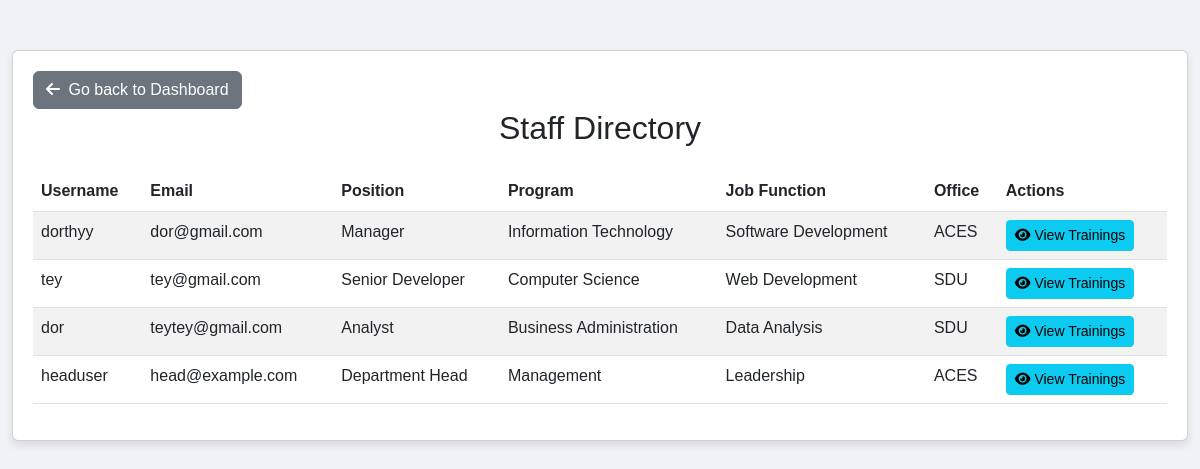
Screenshot of /staff_directory_view.php (signed in) with the database file from the repository.
### tables this page shows
CREATE TABLE `staff_details` (
  `id` int(6) UNSIGNED NOT NULL,
  `user_id` int(6) UNSIGNED DEFAULT NULL,
  `position` varchar(100) DEFAULT NULL,
  `program` varchar(100) DEFAULT NULL,
  `job_function` varchar(100) DEFAULT NULL,
  `office` varchar(100) DEFAULT NULL
);

CREATE TABLE `users` (
  `id` int(6) UNSIGNED NOT NULL,
  `username` varchar(50) NOT NULL,
  `email` varchar(100) NOT NULL,
  `password` varchar(255) NOT NULL,
  `role` enum('admin','head','staff') NOT NULL,
  `created_at` timestamp NOT NULL DEFAULT current_timestamp()
);

### staff_directory_view.php (the view, shortened to what this page needs)
<?php
include("db.php");
$query = "SELECT u.id, u.username, u.email, s.position, s.program, s.job_function, s.office
          FROM users u
          LEFT JOIN staff_details s ON u.id = s.user_id
          WHERE u.role IN ('staff', 'head')";
$result = $conn->query($query);
?>
<!DOCTYPE html>
<html lang="en">
<head>
    <link href="https://cdn.jsdelivr.net/npm/bootstrap@5.3.0/dist/css/bootstrap.min.css" rel="stylesheet">
    <link rel="stylesheet" href="https://cdnjs.cloudflare.com/ajax/libs/font-awesome/6.4.0/css/all.min.css">
</head>
<body>
<div class="container">
    <div class="card">
        <nav class="back-link">
            <a href="admin_dashboard.php" class="btn btn-secondary">
                <i class="fas fa-arrow-left me-1"></i> Go back to Dashboard
            </a>
        </nav>
        <h2 class="text-center mb-4">Staff Directory</h2>
        <div class="table-responsive">
            <table class="table table-striped table-hover">
                <thead>
                    <tr>
                        <th>Username</th>
                        <th>Email</th>
                        <th>Position</th>
                        <th>Program</th>
                        <th>Job Function</th>
                        <th>Office</th>
                        <th>Actions</th>
                    </tr>
                </thead>
                <tbody>
                    <?php if ($result->num_rows > 0): ?>
                        <?php while($row = $result->fetch_assoc()): ?>
                            <tr>
                                <td><?php echo htmlspecialchars($row['username']); ?></td>
                                <td><?php echo htmlspecialchars($row['email']); ?></td>
                                <td><?php echo htmlspecialchars($row['position'] ?? 'N/A'); ?></td>
                                <td><?php echo htmlspecialchars($row['program'] ?? 'N/A'); ?></td>
                                <td><?php echo htmlspecialchars($row['job_function'] ?? 'N/A'); ?></td>
                                <td><?php echo htmlspecialchars($row['office'] ?? 'N/A'); ?></td>
                                <td>
                                    <a href="view_staff_trainings.php?id=<?php echo $row['id']; ?>" class="btn btn-sm btn-info">
                                        <i class="fas fa-eye"></i> View Trainings
                                    </a>
                                </td>
                            </tr>
                        <?php endwhile; ?>
                    <?php else: ?>
                        <tr>
                            <td colspan="7" class="text-center">No staff members found.</td>
                        </tr>
                    <?php endif; ?>
                </tbody>
            </table>
        </div>
    </div>
</div>
</body>
</html>

### staff_directory_view.php (style rules this page uses)
body { font-family: 'Montserrat', sans-serif; background-color: #f0f2f5; }
.container { max-width: 1200px; margin-top: 50px; }
.card { padding: 20px; box-shadow: 0 4px 8px rgba(0,0,0,0.1); }
.table-responsive { overflow-x: auto; }

### rows the page displays
staff_details: user.username "dorthyy", user.email "dor@gmail.com", position "Manager", program "Information Technology", job_function "Software Development", office "ACES"
staff_details: user.username "tey", user.email "tey@gmail.com", position "Senior Developer", program "Computer Science", job_function "Web Development", office "SDU"
staff_details: user.username "dor", user.email "teytey@gmail.com", position "Analyst", program "Business Administration", job_function "Data Analysis", office "SDU"
staff_details: user.username "headuser", user.email "head@example.com", position "Department Head", program "Management", job_function "Leadership", office "ACES"
